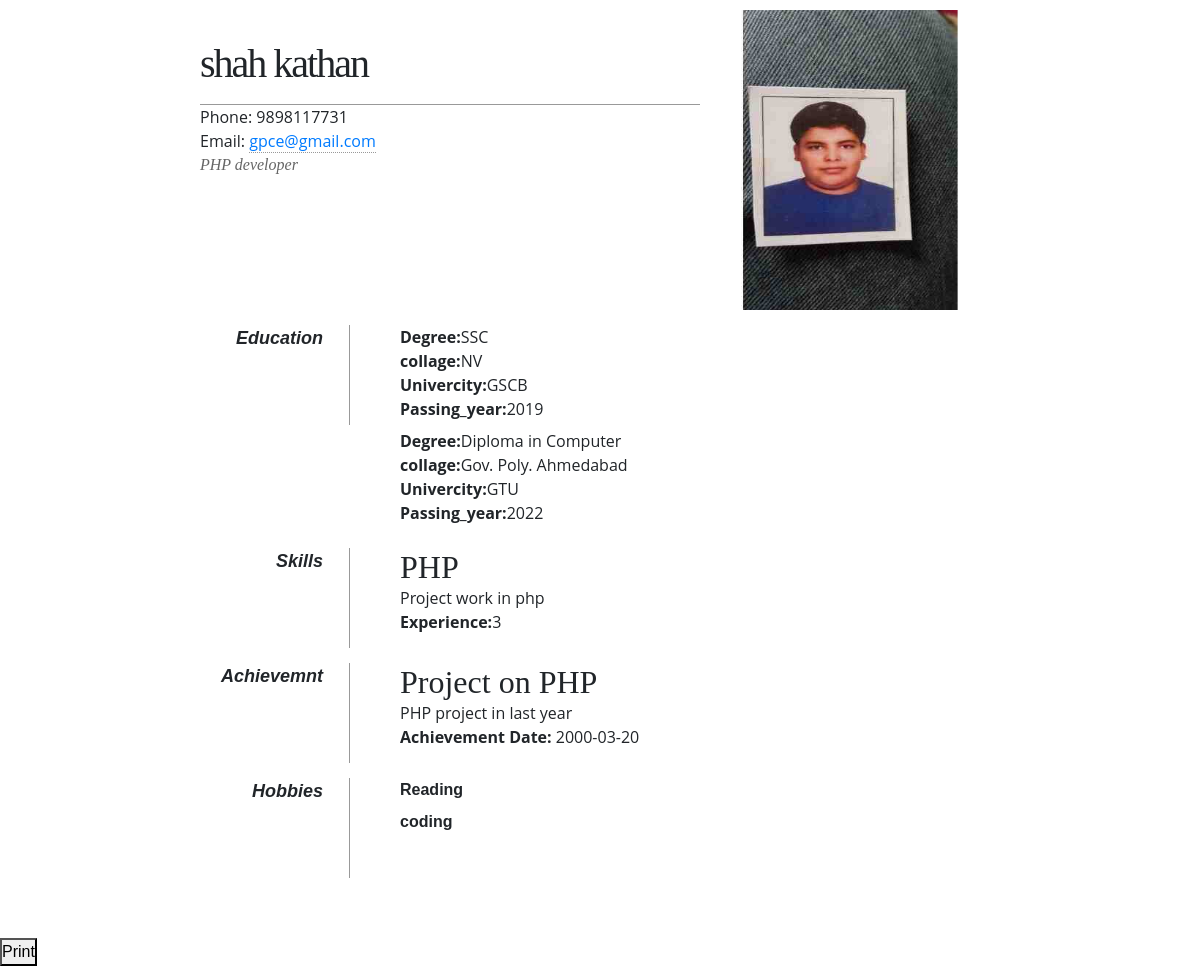
Screenshot of /web/OnePageResume/index.php (signed in) with the database file from the repository.
### tables this page shows
CREATE TABLE `user` (
  `user_id` int(20) NOT NULL,
  `name` varchar(40) NOT NULL,
  `city` varchar(40) NOT NULL,
  `gender` varchar(6) NOT NULL,
  `password` varchar(40) NOT NULL,
  `email` varchar(50) NOT NULL,
  `contact` bigint(15) NOT NULL,
  `pincode` int(6) NOT NULL,
  `Address` longtext NOT NULL,
  `date` date NOT NULL DEFAULT current_timestamp(),
  `state` varchar(40) NOT NULL,
  `image` longtext NOT NULL
);

CREATE TABLE `resume_data` (
  `Tech_Id` int(20) NOT NULL,
  `Skill` varchar(30) NOT NULL,
  `Skill_exprience` varchar(30) NOT NULL,
  `Description` longtext NOT NULL,
  `user_id` int(20) NOT NULL,
  `objective` longtext NOT NULL
);

CREATE TABLE `education` (
  `e_Id` int(20) NOT NULL,
  `degree` varchar(20) NOT NULL,
  `collage` varchar(50) NOT NULL,
  `univercity` varchar(50) NOT NULL,
  `passing_year` int(20) NOT NULL,
  `u_id` int(20) NOT NULL
);

CREATE TABLE `achievement` (
  `id` int(30) NOT NULL,
  `title` varchar(30) NOT NULL,
  `description` varchar(50) NOT NULL,
  `date` date NOT NULL,
  `user_id` int(20) NOT NULL
);

CREATE TABLE `hobbies` (
  `hobbi_id` int(11) NOT NULL,
  `hobbi` longtext NOT NULL,
  `user_id` int(11) NOT NULL
);

### web/OnePageResume/index.php (the view, shortened to what this page needs)
<!DOCTYPE html PUBLIC "-//W3C//DTD XHTML 1.0 Strict//EN"
"http://www.w3.org/TR/xhtml1/DTD/xhtml1-strict.dtd">
<html xmlns="http://www.w3.org/1999/xhtml" xml:lang="en" lang="en">
<head>
        <link rel="stylesheet" href="css/bootstrap.css">
    <link rel="stylesheet" href="css/style.css" type="text/css" media="all" />
    <link rel="stylesheet" href="css/fontawesome-all.css">
</head>
<body>
<?php
  include 'conn.php';
  $sql="SELECT * FROM resume_data WHERE user_id=".$_SESSION['sess_uid'];
  $res=mysqli_query($con,$sql);
  $skl=mysqli_affected_rows($con);
  while($row=$res->fetch_assoc())
  {
   $skill=$row['Skill'];
   $exprience=$row['Skill_exprience'];
   $Description=$row['Description'];
   $objective=$row['objective'];
  }
$sql="SELECT * FROM user WHERE user_id=".$_SESSION['sess_uid'];
  $res=mysqli_query($con,$sql);
  while($row=$res->fetch_assoc())
  {
   $name=$row['name'];
   $email=$row['email'];
   $cn=$row['contact'];
   $k=$row['image'];
  }
?>
    <div id="page-wrap">
        <img src= "<?php echo $k; ?>" alt="Photo of Cthulu" id="pic" width="300px" height="300px"/>
        <div id="contact-info" class="vcard">
            <h1 class="fn"><?php echo $name ?></h1>
            <p>
                Phone: <span class="tel"><?php echo $cn; ?></span><br />
                Email: <a class="email" href="mailto:<?php echo $email ?>"><?php echo $email ?></a>
            </p>
        </div>
        <div id="objective">
            <p>
             <?php echo $objective ?>
            </p>
        </div>
        <dl>
            <dd class="clear"></dd>
            <dt>Education</dt>
<?php
             $sql="SELECT * FROM education WHERE u_id=".$_SESSION['sess_uid'];
  $res=mysqli_query($con,$sql);
  while($row=$res->fetch_assoc())
  {
   $degree=$row['degree'];
   $uni=$row['univercity'];
   $clg=$row['collage'];
   $pass_year=$row['passing_year'];
 ?>
            <dd>
                <p><strong>Degree:</strong><?php echo $degree ?><br />
                    <strong>collage:</strong><?php echo $clg ?><br />
                    <strong>Univercity:</strong><?php echo $uni ?><br />
                    <strong>Passing_year:</strong><?php echo $pass_year ?><br /></p>
              <?php }
              ?>
            </dd>
            <dd class="clear"></dd>
            <dt>Skills</dt>
            <?php for($i=0;$i<$skl;$i++)
                   {   ?>
            <dd>
                <h2><?php echo $skill ?></h2>
                <p><?php echo $Description ?><br />
                <strong>Experience:</strong><?php echo $exprience ?></p>
            </dd>
        <?php }?>
        <dd class="clear"></dd>
            <dt>Achievemnt</dt>
   <?php
  $sql="SELECT * FROM achievement WHERE user_id=".$_SESSION['sess_uid'];
  $res=mysqli_query($con,$sql);
  while($row=$res->fetch_assoc())
  {
   $title=$row['title'];
   $date=$row['date'];
   $desc=$row['description'];
        echo "<dd>
                <h2> $title </h2>
                <p> $desc <br />
                <strong>Achievement Date:</strong> $date </p>
            </dd>";
  } ?>
            <dd class="clear"></dd>
            <dt>Hobbies</dt>
           <?php
  $sql="SELECT * FROM hobbies WHERE user_id=".$_SESSION['sess_uid'];
  $res=mysqli_query($con,$sql);
  while($row=$res->fetch_assoc())
  {
        $ho=$row['hobbi'];
        echo "<dd><b> $ho </b></dd>";
  }
  ?>
        </dl>
    </div>
    <button type="button" id="btnprint" onclick="Print();">Print</button>
</body>
</html>

### web/css/style.css (style rules this page uses)
body { padding:0; margin:0; background:#fff; position:relative; font-family: 'Montserrat', sans-serif; }
body a { transition:0.5s all; -webkit-transition:0.5s all; -moz-transition:0.5s all; -o-transition:0.5s all; -ms-transition:0.5s all; }
h1,h2,h3,h4,h5,h6 { margin:0; font-family: 'Roboto Slab', serif; }
p { margin:0; font-family: 'Open Sans', sans-serif; }

### web/OnePageResume/index.php (style rules this page uses)
* { margin: 0; padding: 0; }
body { font: 16px Helvetica, Sans-Serif; line-height: 24px; background: url(images/noise.jpg); }
.clear { clear: both; }
#page-wrap { width: 800px; margin: 40px auto 60px; }
#pic { float: right; margin: -30px 0 0 0; }
h1 { margin: 0 0 16px 0; padding: 0 0 16px 0; font-size: 42px; font-weight: bold; letter-spacing: -2px; border-bottom: 1px solid #999; }
h2 { font-size: 20px; margin: 0 0 6px 0; position: relative; }
p { margin: 0 0 16px 0; }
a { color: #999; text-decoration: none; border-bottom: 1px dotted #999; }
#objective { width: 500px; float: left; }
#objective p { font-family: Georgia, Serif; font-style: italic; color: #666; }
dt { font-style: italic; font-weight: bold; font-size: 18px; text-align: right; padding: 0 26px 0 0; width: 150px; float: left; height: 100px; border-right: 1px solid #999; }
dd { width: 600px; float: right; }
dd.clear { float: none; margin: 0; height: 15px; }

### rows the page displays
user: image (picture), name "shah kathan", contact "9898117731", email "gpce@gmail.com"
resume_data: objective "PHP developer", Skill "PHP", Description "Project work in php", Skill_exprience "3"
education: degree "SSC", collage "NV", univercity "GSCB", passing_year "2019"
education: degree "Diploma in Computer", collage "Gov. Poly. Ahmedabad", univercity "GTU", passing_year "2022"
achievement: title "Project on PHP", description "PHP project in last year", date "2000-03-20"
hobbies: hobbi "Reading"
hobbies: hobbi "coding"
